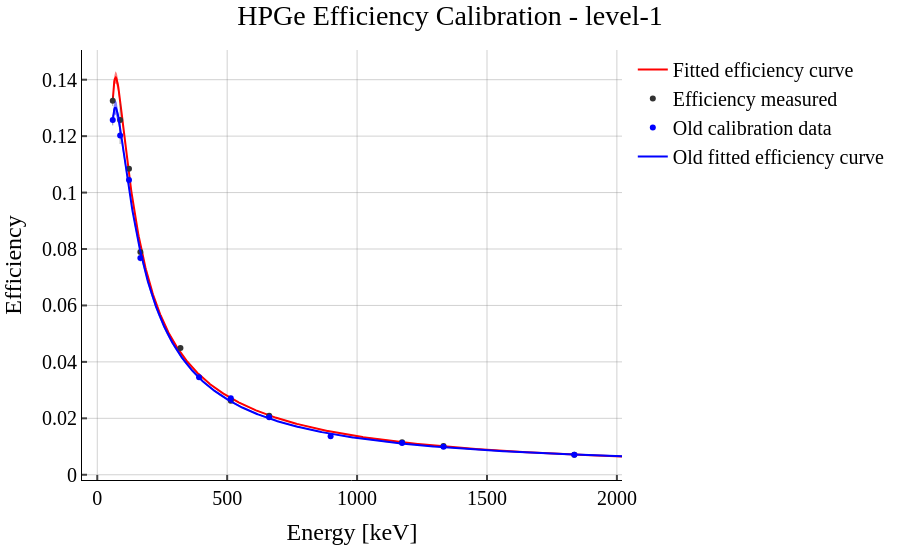
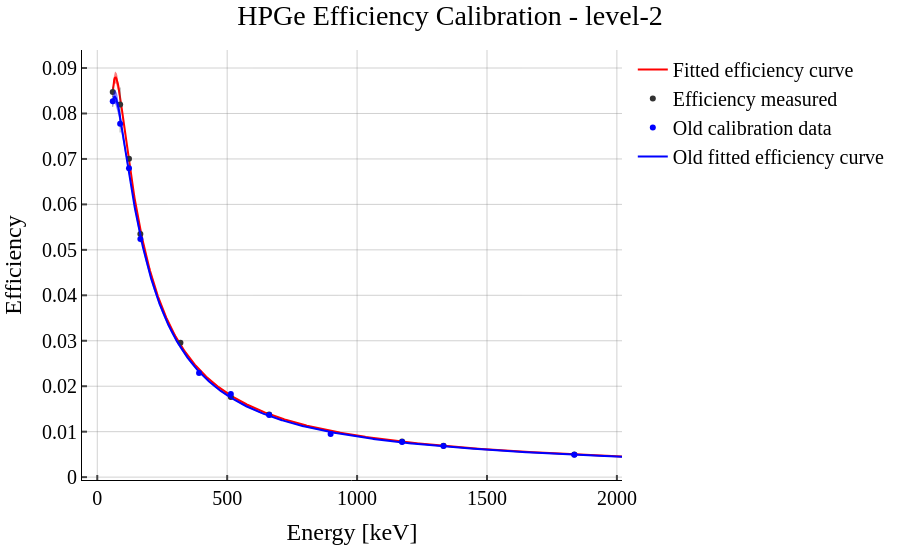
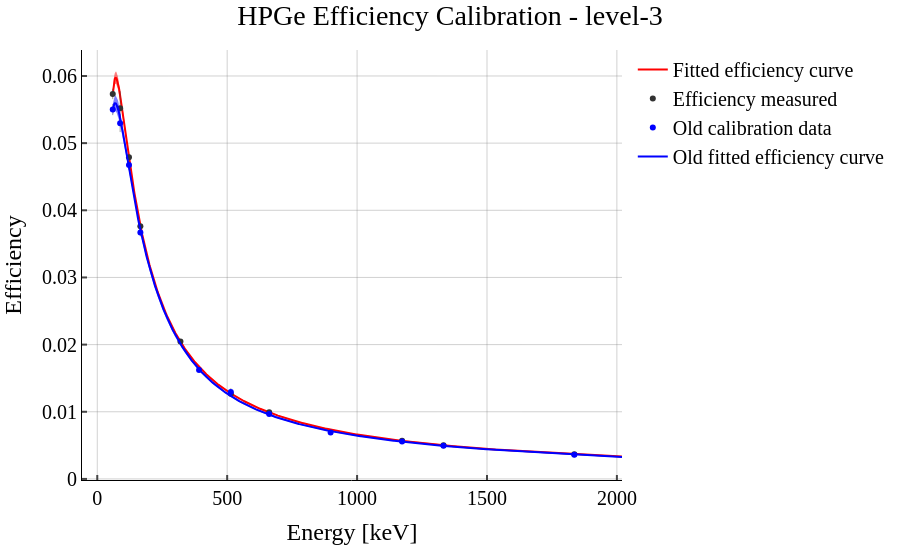
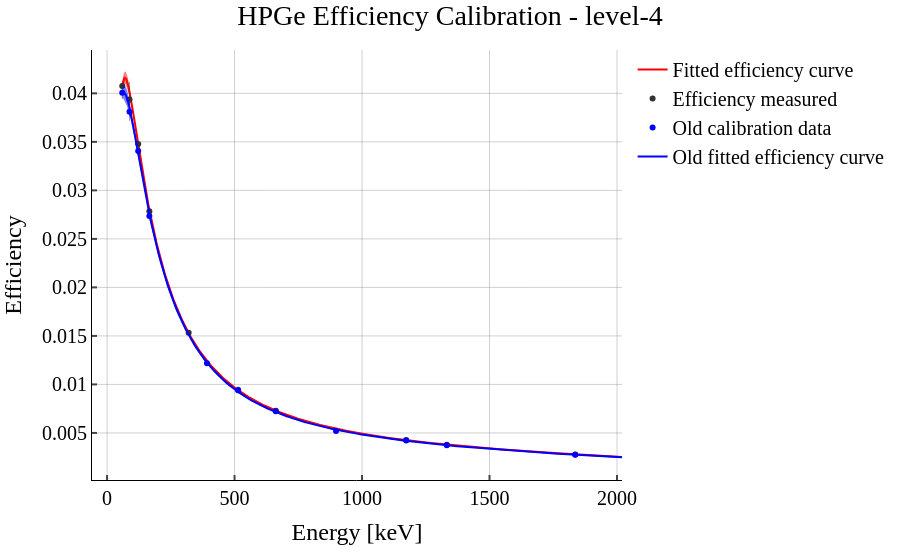

Write notebook code for charts like these, in order.
### Code cell
levels = np.linspace(1, 10, 10, dtype=int)
with_aluminum_foil = False
raw_data_dir = '../calibration-data/raw-data/calib-2026/default'
out_dir = '../calibration-data/processed-data/calib-2026/default'
results = []

compare_to_old_calibration = True

for level in levels:
    print(f'Processing calibration level: level-{level}')

    # and take roi_lower_keV and roi_upper_keV around each peak as list of tuples
    energy_ranges = list(zip(calib_source_data['roi_lower_keV'], calib_source_data['roi_upper_keV']))

    level_string = f'level-{level}'

    fitter = PeakFitter()
    res = fitter.process_file_multiple_peaks(
        filepath=f'{raw_data_dir}/{level_string}.CNF',
        energy_ranges=energy_ranges,
        output_dir=f'{out_dir}/plots/{level_string}',
    )

    # since all the peaks are from the same spectra, we can extract time information from any fit result
    res_pf_list = [r[1] for r in res]
    first_spectra = res_pf_list[0]
    start_time = first_spectra.start_time
    real_time = first_spectra.real_time
    live_time = first_spectra.live_time

    # calculate reference activities at measurement start time
    data = calib_source_data.copy()

    # calculate peak activities by scaling reference activity with intensity
    ref_activities_Bq = unp.uarray(data.reference_activity_kBq, data.reference_activity_uncertainty_kBq) * 1e3  # Bq
    ref_peak_activities_Bq = ref_activities_Bq * unp.uarray(data.intensity, data.intensity_uncertainty) # Bq

    decay_time_s = start_time - data.reference_date
    # again, all peaks are from the same spectra
    decay_time_s = decay_time_s[0].total_seconds()

    half_lifes_s = unp.uarray(data.half_life_s, data.half_life_uncertainty_s)
    lambdas_s_inv = np.log(2) / half_lifes_s

    # reference peak activities at measurement start
    ref_peak_activities_at_measurement_start_Bq = ref_peak_activities_Bq * unp.exp(-lambdas_s_inv * decay_time_s)


    measured_peak_activities: list[ufloat] = []
    for peak_fit_result, decay_constant in zip(res_pf_list, lambdas_s_inv):
        correction = (decay_constant * real_time) / (1 - unp.exp(-decay_constant * real_time)) # correction factor for decay during measurement (>1)
        mpa = (peak_fit_result.area / live_time) * correction
        # print(f'peak {peak_fit_result.centroid}, activity {mpa}, correction {correction}')
        measured_peak_activities.append(mpa)

    data['measured_peak_activity_Bq'] = measured_peak_activities
    data['efficiency'] = data.measured_peak_activity_Bq / ref_peak_activities_at_measurement_start_Bq

    # fit efficiency model to data
    popt, pcov = curve_fit(
        efficiency_model,
        unp.nominal_values(data.peak_energy_keV),
        unp.nominal_values(data.efficiency),
        sigma=unp.std_devs(data.efficiency),
        absolute_sigma=True,
    )

    params_unc = unc.correlated_values(popt, pcov)


    fig = go.Figure()

    # fitted curve data
    energy_fit = np.linspace(min(data.peak_energy_keV)*1.0, max(data.peak_energy_keV)*1.1, 1000)
    efficiency_fit = efficiency_model(energy_fit, *popt)
    errors_fit = get_error_vector(energy_fit, pcov)

    # add error band
    fig.add_trace(go.Scatter(
        x=np.concatenate([energy_fit, energy_fit[::-1]]),
        y=np.concatenate([efficiency_fit - errors_fit, (efficiency_fit + errors_fit)[::-1]]),
        fill='toself',
        fillcolor='rgba(255,0,0,0.5)',
        line=dict(color='rgba(255,255,255,0)'),
        hoverinfo="skip",
        showlegend=False,
        name='Fit uncertainty'
    ))
    # add fitted curve 
    fig.add_trace(go.Scatter(
        x=energy_fit,
        y=efficiency_fit,
        mode='lines',
        line=dict(color='rgba(255,0,0,1)'),
        name='Fitted efficiency curve'
    ))

    # add data
    fig.add_trace(go.Scatter(
        x=unp.nominal_values(data.peak_energy_keV),
        error_x=dict(
            type='data',
            array=unp.std_devs(data.peak_energy_keV),
            visible=True
        ),
        y=unp.nominal_values(data.efficiency),
        error_y=dict(
            type='data',
            array=unp.std_devs(data.efficiency),
            visible=True
        ),
        marker=dict(
            color='rgba(50,50,50,1)',
        ),
        mode='markers',
        name='Efficiency measured'
    ))

    fig.update_layout(
        title=f'HPGe Efficiency Calibration - {level_string}',
        xaxis_title='Energy [keV]',
        yaxis_title='Efficiency',
        )

    # just for comparison compare to old calibration
    if compare_to_old_calibration:
        old_calib = OldHPGeCalibration(level=level, with_aluminum_foil=with_aluminum_foil)

        Ey_old = unp.nominal_values(old_calib.data['energy'])
        eff_old_vals = unp.nominal_values(old_calib.data['efficiency'])
        eff_old_err_vals = unp.std_devs(old_calib.data['efficiency'])

        eff_old = old_efficiency_model(energy_fit, *old_calib.fit_data.fit_params)
        eff_old_errors = old_get_error_vector(energy_fit, old_calib.fit_data.fit_covariance)

        fig.add_trace(go.Scatter(
            x=np.concatenate([energy_fit, energy_fit[::-1]]),
            y=np.concatenate([eff_old - eff_old_errors, (eff_old + eff_old_errors)[::-1]]),
            fill='toself',
            fillcolor='rgba(0,0,255,0.5)',
            line=dict(color='rgba(255,255,255,0)'),
            hoverinfo="skip",
            showlegend=False,
            name='Old fit uncertainty'
        ))
        fig.add_trace(go.Scatter(
            x=energy_fit,
            y=eff_old,
            mode='lines',
            line=dict(color='rgba(0,0,255,1)'),
            name='Old fitted efficiency curve'
        ))
        
        fig.add_trace(go.Scatter(
            x=Ey_old,
            y=eff_old_vals,
            error_y=dict(
                type='data',
                array=eff_old_err_vals,
                visible=True
            ),
            marker=dict(
                color='rgba(0,0,255,1)',
            ),
            mode='markers',
            name='Old calibration data'
        ))




    # fig.write_image(f'{out_dir}/{level_string}/efficiency_calibration_plot.pdf')
    fig = apply_my_plotly_style(fig)
    save_for_presi(fig, f'{out_dir}/plots/{level_string}/efficiency_calibration_plot.pdf')

    # store fit results in a dict
    results.append({
        'level': level,
        'with_aluminum_foil': with_aluminum_foil,
        'start_time': start_time,
        'real_time': real_time,
        'live_time': live_time,
        'a0': params_unc[0],
        'a1': params_unc[1],
        'a2': params_unc[2],
        'a3': params_unc[3],
        'a4': params_unc[4],
        'a5': params_unc[5],
    })

    fig.show()

# save results to CSV
results_df = pd.DataFrame(results)
store_csv(results_df, f'{out_dir}/efficiency_calibration_results.csv')

### Figure 1 — Plotly figure (JSON) as saved in the notebook; plotly's stock layout.template omitted (floating-point values rounded to 4 significant figures; data arrays with more than 128 entries replaced by an {"elided": "..."} marker saying what was removed)
{"data": [{"error_x": {"color": "rgba(63, 63, 63, 0.48)", "thickness": 1, "width": 0}, "error_y": {"color": "rgba(63, 63, 63, 0.48)", "thickness": 1, "width": 0}, "fill": "toself", "fillcolor": "rgba(255,0,0,0.5)", "hoverinfo": "skip", "line": {"color": "rgba(255,255,255,0)"}, "name": "Fit uncertainty", "showlegend": false, "type": "scatter", "x": {"elided": "2000 float values"}, "y": {"elided": "2000 float values"}}, {"error_x": {"color": "rgba(63, 63, 63, 0.48)", "thickness": 1, "width": 0}, "error_y": {"color": "rgba(63, 63, 63, 0.48)", "thickness": 1, "width": 0}, "line": {"color": "rgba(255,0,0,1)"}, "mode": "lines", "name": "Fitted efficiency curve", "type": "scatter", "x": {"elided": "1000 float values"}, "y": {"elided": "1000 float values"}}, {"error_x": {"array": [0.0, 0.0, 0.0, 0.0, 0.0, 0.0, 0.0, 0.0, 0.0, 0.0], "color": "rgba(63, 63, 63, 0.48)", "thickness": 1, "type": "data", "visible": true, "width": 0}, "error_y": {"array": [0.001859, 0.005751, 0.0008161, 0.0006726, 0.0004298, 0.0003808, 0.0001908, 0.0001675, 0.0001494, 7.264e-05], "color": "rgba(63, 63, 63, 0.48)", "thickness": 1, "type": "data", "visible": true, "width": 0}, "marker": {"color": "rgba(50,50,50,1)"}, "mode": "markers", "name": "Efficiency measured", "type": "scatter", "x": [59.54, 88.03, 122.1, 165.9, 320.1, 514.0, 661.7, 1173.0, 1332.0, 1836.0], "y": [0.1325, 0.1257, 0.1084, 0.07892, 0.04495, 0.0262, 0.02091, 0.0115, 0.01023, 0.007123]}, {"error_x": {"color": "rgba(63, 63, 63, 0.48)", "thickness": 1, "width": 0}, "error_y": {"array": [0.001886, 0.003007, 0.001572, 0.001205, 0.0005704, 0.000863, 0.0003065, 0.0002251, 0.0001684, 0.0001491, 0.0001111], "color": "rgba(63, 63, 63, 0.48)", "thickness": 1, "type": "data", "visible": true, "width": 0}, "marker": {"color": "rgba(0,0,255,1)"}, "mode": "markers", "name": "Old calibration data", "type": "scatter", "x": [59.54, 88.03, 122.1, 165.9, 391.7, 514.0, 661.7, 898.0, 1173.0, 1332.0, 1836.0], "y": [0.1257, 0.1202, 0.1044, 0.07679, 0.03456, 0.02713, 0.02042, 0.01361, 0.01122, 0.009932, 0.007089]}, {"error_x": {"color": "rgba(63, 63, 63, 0.48)", "thickness": 1, "width": 0}, "error_y": {"color": "rgba(63, 63, 63, 0.48)", "thickness": 1, "width": 0}, "fill": "toself", "fillcolor": "rgba(0,0,255,0.5)", "hoverinfo": "skip", "line": {"color": "rgba(255,255,255,0)"}, "name": "Old fit uncertainty", "showlegend": false, "type": "scatter", "x": {"elided": "2000 float values"}, "y": {"elided": "2000 float values"}}, {"error_x": {"color": "rgba(63, 63, 63, 0.48)", "thickness": 1, "width": 0}, "error_y": {"color": "rgba(63, 63, 63, 0.48)", "thickness": 1, "width": 0}, "line": {"color": "rgba(0,0,255,1)"}, "mode": "lines", "name": "Old fitted efficiency curve", "type": "scatter", "x": {"elided": "1000 float values"}, "y": {"elided": "1000 float values"}}], "layout": {"paper_bgcolor": "rgba(0,0,0,0)", "plot_bgcolor": "rgba(0,0,0,0)", "title": {"text": "HPGe Efficiency Calibration - level-1"}, "xaxis": {"title": {"text": "Energy [keV]"}}, "yaxis": {"title": {"text": "Efficiency"}}}}

### Figure 2 — Plotly figure (JSON) as saved in the notebook; plotly's stock layout.template omitted (floating-point values rounded to 4 significant figures; data arrays with more than 128 entries replaced by an {"elided": "..."} marker saying what was removed)
{"data": [{"error_x": {"color": "rgba(63, 63, 63, 0.48)", "thickness": 1, "width": 0}, "error_y": {"color": "rgba(63, 63, 63, 0.48)", "thickness": 1, "width": 0}, "fill": "toself", "fillcolor": "rgba(255,0,0,0.5)", "hoverinfo": "skip", "line": {"color": "rgba(255,255,255,0)"}, "name": "Fit uncertainty", "showlegend": false, "type": "scatter", "x": {"elided": "2000 float values"}, "y": {"elided": "2000 float values"}}, {"error_x": {"color": "rgba(63, 63, 63, 0.48)", "thickness": 1, "width": 0}, "error_y": {"color": "rgba(63, 63, 63, 0.48)", "thickness": 1, "width": 0}, "line": {"color": "rgba(255,0,0,1)"}, "mode": "lines", "name": "Fitted efficiency curve", "type": "scatter", "x": {"elided": "1000 float values"}, "y": {"elided": "1000 float values"}}, {"error_x": {"array": [0.0, 0.0, 0.0, 0.0, 0.0, 0.0, 0.0, 0.0, 0.0, 0.0], "color": "rgba(63, 63, 63, 0.48)", "thickness": 1, "type": "data", "visible": true, "width": 0}, "error_y": {"array": [0.001152, 0.003735, 0.0005216, 0.0004339, 0.0002395, 0.000257, 0.0001226, 0.0001134, 0.0001009, 5.065e-05], "color": "rgba(63, 63, 63, 0.48)", "thickness": 1, "type": "data", "visible": true, "width": 0}, "marker": {"color": "rgba(50,50,50,1)"}, "mode": "markers", "name": "Efficiency measured", "type": "scatter", "x": [59.54, 88.03, 122.1, 165.9, 320.1, 514.0, 661.7, 1173.0, 1332.0, 1836.0], "y": [0.08474, 0.08197, 0.07003, 0.05351, 0.02957, 0.01764, 0.01379, 0.007841, 0.006929, 0.005002]}, {"error_x": {"color": "rgba(63, 63, 63, 0.48)", "thickness": 1, "width": 0}, "error_y": {"array": [0.00124, 0.001944, 0.001021, 0.0007968, 0.0003558, 0.0003958, 0.000205, 0.0001473, 0.0001159, 0.0001029, 7.484e-05], "color": "rgba(63, 63, 63, 0.48)", "thickness": 1, "type": "data", "visible": true, "width": 0}, "marker": {"color": "rgba(0,0,255,1)"}, "mode": "markers", "name": "Old calibration data", "type": "scatter", "x": [59.54, 88.03, 122.1, 165.9, 391.7, 514.0, 661.7, 898.0, 1173.0, 1332.0, 1836.0], "y": [0.08268, 0.07777, 0.06795, 0.05241, 0.02292, 0.0183, 0.01367, 0.00951, 0.007721, 0.006858, 0.004923]}, {"error_x": {"color": "rgba(63, 63, 63, 0.48)", "thickness": 1, "width": 0}, "error_y": {"color": "rgba(63, 63, 63, 0.48)", "thickness": 1, "width": 0}, "fill": "toself", "fillcolor": "rgba(0,0,255,0.5)", "hoverinfo": "skip", "line": {"color": "rgba(255,255,255,0)"}, "name": "Old fit uncertainty", "showlegend": false, "type": "scatter", "x": {"elided": "2000 float values"}, "y": {"elided": "2000 float values"}}, {"error_x": {"color": "rgba(63, 63, 63, 0.48)", "thickness": 1, "width": 0}, "error_y": {"color": "rgba(63, 63, 63, 0.48)", "thickness": 1, "width": 0}, "line": {"color": "rgba(0,0,255,1)"}, "mode": "lines", "name": "Old fitted efficiency curve", "type": "scatter", "x": {"elided": "1000 float values"}, "y": {"elided": "1000 float values"}}], "layout": {"paper_bgcolor": "rgba(0,0,0,0)", "plot_bgcolor": "rgba(0,0,0,0)", "title": {"text": "HPGe Efficiency Calibration - level-2"}, "xaxis": {"title": {"text": "Energy [keV]"}}, "yaxis": {"title": {"text": "Efficiency"}}}}

### Figure 3 — Plotly figure (JSON) as saved in the notebook; plotly's stock layout.template omitted (floating-point values rounded to 4 significant figures; data arrays with more than 128 entries replaced by an {"elided": "..."} marker saying what was removed)
{"data": [{"error_x": {"color": "rgba(63, 63, 63, 0.48)", "thickness": 1, "width": 0}, "error_y": {"color": "rgba(63, 63, 63, 0.48)", "thickness": 1, "width": 0}, "fill": "toself", "fillcolor": "rgba(255,0,0,0.5)", "hoverinfo": "skip", "line": {"color": "rgba(255,255,255,0)"}, "name": "Fit uncertainty", "showlegend": false, "type": "scatter", "x": {"elided": "2000 float values"}, "y": {"elided": "2000 float values"}}, {"error_x": {"color": "rgba(63, 63, 63, 0.48)", "thickness": 1, "width": 0}, "error_y": {"color": "rgba(63, 63, 63, 0.48)", "thickness": 1, "width": 0}, "line": {"color": "rgba(255,0,0,1)"}, "mode": "lines", "name": "Fitted efficiency curve", "type": "scatter", "x": {"elided": "1000 float values"}, "y": {"elided": "1000 float values"}}, {"error_x": {"array": [0.0, 0.0, 0.0, 0.0, 0.0, 0.0, 0.0, 0.0, 0.0, 0.0], "color": "rgba(63, 63, 63, 0.48)", "thickness": 1, "type": "data", "visible": true, "width": 0}, "error_y": {"array": [0.0007664, 0.00252, 0.000361, 0.0003221, 0.0001622, 0.0001832, 9.094e-05, 8.354e-05, 7.274e-05, 3.714e-05], "color": "rgba(63, 63, 63, 0.48)", "thickness": 1, "type": "data", "visible": true, "width": 0}, "marker": {"color": "rgba(50,50,50,1)"}, "mode": "markers", "name": "Efficiency measured", "type": "scatter", "x": [59.54, 88.03, 122.1, 165.9, 320.1, 514.0, 661.7, 1173.0, 1332.0, 1836.0], "y": [0.05732, 0.05521, 0.04791, 0.03763, 0.02045, 0.01267, 0.009912, 0.005675, 0.005006, 0.003671]}, {"error_x": {"color": "rgba(63, 63, 63, 0.48)", "thickness": 1, "width": 0}, "error_y": {"array": [0.0008254, 0.001326, 0.0007071, 0.0006032, 0.0002929, 0.0005559, 0.0001453, 0.0001227, 8.381e-05, 7.444e-05, 5.805e-05], "color": "rgba(63, 63, 63, 0.48)", "thickness": 1, "type": "data", "visible": true, "width": 0}, "marker": {"color": "rgba(0,0,255,1)"}, "mode": "markers", "name": "Old calibration data", "type": "scatter", "x": [59.54, 88.03, 122.1, 165.9, 391.7, 514.0, 661.7, 898.0, 1173.0, 1332.0, 1836.0], "y": [0.055, 0.05297, 0.04674, 0.03669, 0.01622, 0.01296, 0.009674, 0.006904, 0.005576, 0.004953, 0.003599]}, {"error_x": {"color": "rgba(63, 63, 63, 0.48)", "thickness": 1, "width": 0}, "error_y": {"color": "rgba(63, 63, 63, 0.48)", "thickness": 1, "width": 0}, "fill": "toself", "fillcolor": "rgba(0,0,255,0.5)", "hoverinfo": "skip", "line": {"color": "rgba(255,255,255,0)"}, "name": "Old fit uncertainty", "showlegend": false, "type": "scatter", "x": {"elided": "2000 float values"}, "y": {"elided": "2000 float values"}}, {"error_x": {"color": "rgba(63, 63, 63, 0.48)", "thickness": 1, "width": 0}, "error_y": {"color": "rgba(63, 63, 63, 0.48)", "thickness": 1, "width": 0}, "line": {"color": "rgba(0,0,255,1)"}, "mode": "lines", "name": "Old fitted efficiency curve", "type": "scatter", "x": {"elided": "1000 float values"}, "y": {"elided": "1000 float values"}}], "layout": {"paper_bgcolor": "rgba(0,0,0,0)", "plot_bgcolor": "rgba(0,0,0,0)", "title": {"text": "HPGe Efficiency Calibration - level-3"}, "xaxis": {"title": {"text": "Energy [keV]"}}, "yaxis": {"title": {"text": "Efficiency"}}}}

### Figure 4 — Plotly figure (JSON) as saved in the notebook; plotly's stock layout.template omitted (floating-point values rounded to 4 significant figures; data arrays with more than 128 entries replaced by an {"elided": "..."} marker saying what was removed)
{"data": [{"error_x": {"color": "rgba(63, 63, 63, 0.48)", "thickness": 1, "width": 0}, "error_y": {"color": "rgba(63, 63, 63, 0.48)", "thickness": 1, "width": 0}, "fill": "toself", "fillcolor": "rgba(255,0,0,0.5)", "hoverinfo": "skip", "line": {"color": "rgba(255,255,255,0)"}, "name": "Fit uncertainty", "showlegend": false, "type": "scatter", "x": {"elided": "2000 float values"}, "y": {"elided": "2000 float values"}}, {"error_x": {"color": "rgba(63, 63, 63, 0.48)", "thickness": 1, "width": 0}, "error_y": {"color": "rgba(63, 63, 63, 0.48)", "thickness": 1, "width": 0}, "line": {"color": "rgba(255,0,0,1)"}, "mode": "lines", "name": "Fitted efficiency curve", "type": "scatter", "x": {"elided": "1000 float values"}, "y": {"elided": "1000 float values"}}, {"error_x": {"array": [0.0, 0.0, 0.0, 0.0, 0.0, 0.0, 0.0, 0.0, 0.0, 0.0], "color": "rgba(63, 63, 63, 0.48)", "thickness": 1, "type": "data", "visible": true, "width": 0}, "error_y": {"array": [0.0005408, 0.001794, 0.0002569, 0.0002293, 0.0001181, 0.0001355, 6.264e-05, 6.088e-05, 5.391e-05, 2.752e-05], "color": "rgba(63, 63, 63, 0.48)", "thickness": 1, "type": "data", "visible": true, "width": 0}, "marker": {"color": "rgba(50,50,50,1)"}, "mode": "markers", "name": "Efficiency measured", "type": "scatter", "x": [59.54, 88.03, 122.1, 165.9, 320.1, 514.0, 661.7, 1173.0, 1332.0, 1836.0], "y": [0.04075, 0.03937, 0.03477, 0.02785, 0.01533, 0.009405, 0.00728, 0.004267, 0.003782, 0.00279]}, {"error_x": {"color": "rgba(63, 63, 63, 0.48)", "thickness": 1, "width": 0}, "error_y": {"array": [0.000601, 0.0009538, 0.0005152, 0.0004446, 0.0002172, 0.0003834, 0.0001086, 9.126e-05, 6.338e-05, 5.619e-05, 4.409e-05], "color": "rgba(63, 63, 63, 0.48)", "thickness": 1, "type": "data", "visible": true, "width": 0}, "marker": {"color": "rgba(0,0,255,1)"}, "mode": "markers", "name": "Old calibration data", "type": "scatter", "x": [59.54, 88.03, 122.1, 165.9, 391.7, 514.0, 661.7, 898.0, 1173.0, 1332.0, 1836.0], "y": [0.04005, 0.03811, 0.03405, 0.02736, 0.01219, 0.009434, 0.007233, 0.005201, 0.004217, 0.003739, 0.002752]}, {"error_x": {"color": "rgba(63, 63, 63, 0.48)", "thickness": 1, "width": 0}, "error_y": {"color": "rgba(63, 63, 63, 0.48)", "thickness": 1, "width": 0}, "fill": "toself", "fillcolor": "rgba(0,0,255,0.5)", "hoverinfo": "skip", "line": {"color": "rgba(255,255,255,0)"}, "name": "Old fit uncertainty", "showlegend": false, "type": "scatter", "x": {"elided": "2000 float values"}, "y": {"elided": "2000 float values"}}, {"error_x": {"color": "rgba(63, 63, 63, 0.48)", "thickness": 1, "width": 0}, "error_y": {"color": "rgba(63, 63, 63, 0.48)", "thickness": 1, "width": 0}, "line": {"color": "rgba(0,0,255,1)"}, "mode": "lines", "name": "Old fitted efficiency curve", "type": "scatter", "x": {"elided": "1000 float values"}, "y": {"elided": "1000 float values"}}], "layout": {"paper_bgcolor": "rgba(0,0,0,0)", "plot_bgcolor": "rgba(0,0,0,0)", "title": {"text": "HPGe Efficiency Calibration - level-4"}, "xaxis": {"title": {"text": "Energy [keV]"}}, "yaxis": {"title": {"text": "Efficiency"}}}}
